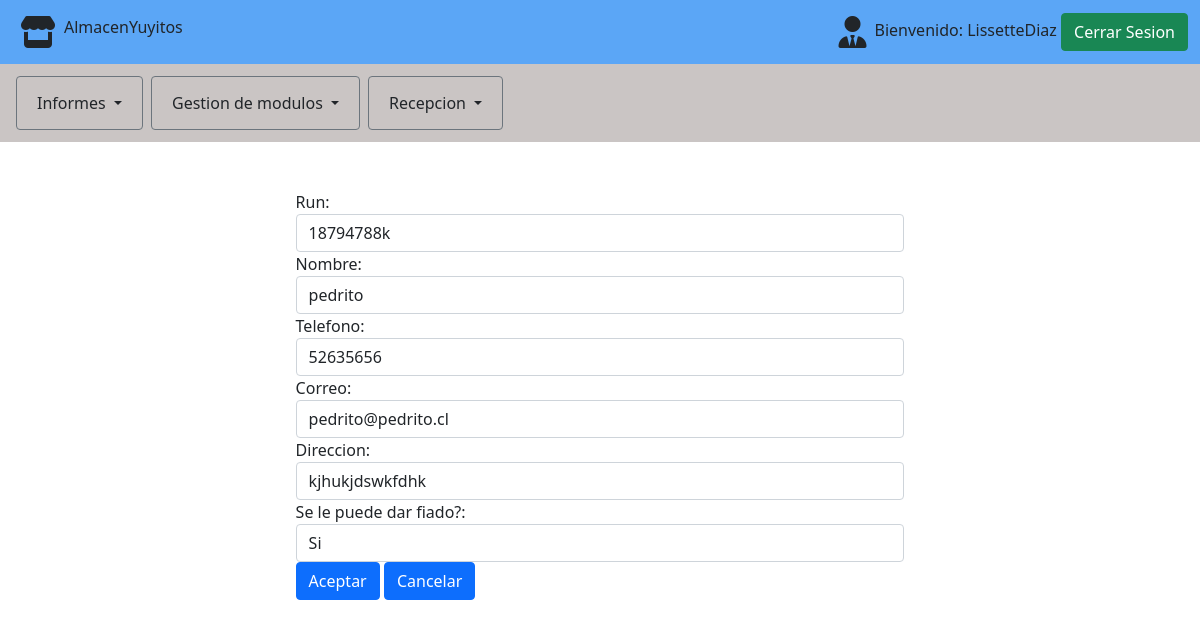
The page /clientes/editar/1 (signed in) on the database as committed earlier.
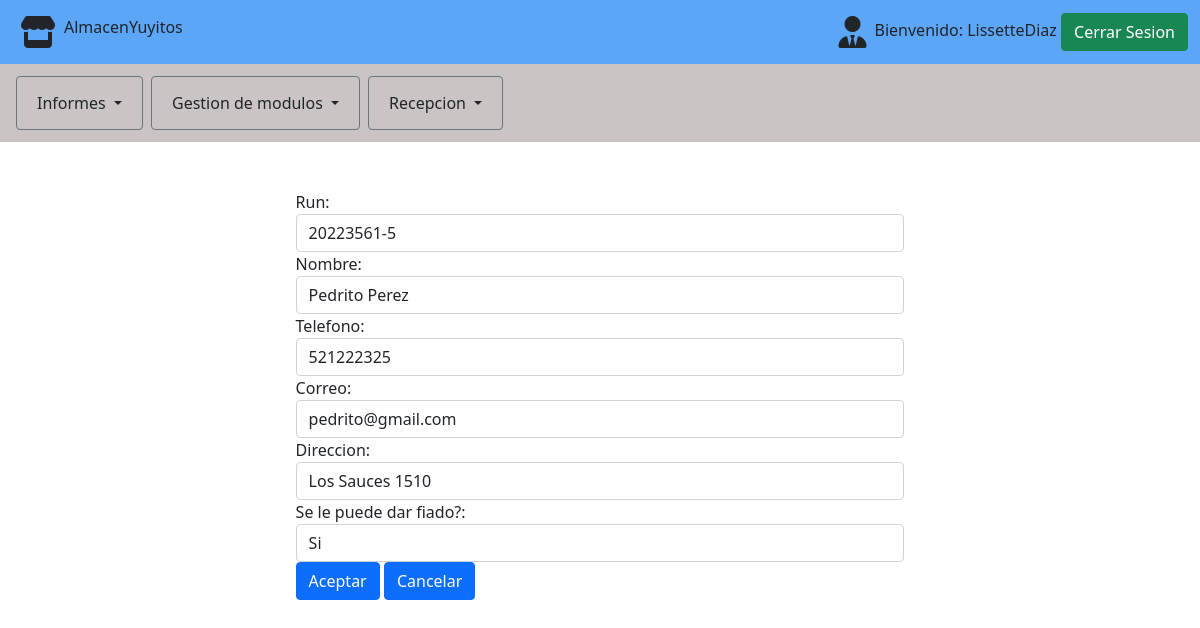
The same page on the database as committed later.
### src/models.py (models this page shows)
class CLIENTE(models.Model):
    run = models.CharField(max_length=10, default=None)
    nombre = models.CharField(max_length=100, default=None)
    telefono = models.CharField(max_length=12, default=None)
    correo = models.CharField(max_length=128, default=None)
    direccion = models.CharField(max_length=150, default=None)
    estado = models.IntegerField(default=None,choices=estado_cliente)

### src/views.py (the view, shortened to what this page needs)
# urls.py: path('clientes/editar/<int:pk>', ClienteActualizar.as_view(template_name = "clientes/actualizar.html"), name='actualizar'),
@method_decorator(login_required, name='dispatch')
class ClienteActualizar(SuccessMessageMixin, UpdateView):
    model = CLIENTE
    form = FormCliente()
    fields = "__all__"
    success_message = 'Cliente actualizado correctamente'

### src/templates/clientes/actualizar.html (shortened to what this page needs)
{% extends 'layout.html' %}
{% load widget_tweaks %}
{% block content %}
    <div class="container p-3">
        <div class="container registro pt-3" style="width:60%">
            <form method="post" action="" class="p-3">
                <div class="form-group">
                    <label for="username" class="txt_negrita">Run:</label>
                    {{ form.run|add_class:"form-control" }}
                </div>
                <div class="form-group">
                    <label for="first_name" class="txt_negrita">Nombre:</label>
                    {{ form.nombre|add_class:"form-control" }}
                </div>
                <div class="form-group">
                    <label for="last_name" class="txt_negrita">Telefono:</label>
                    {{ form.telefono|add_class:"form-control" }}
                </div>
                <div class="form-group">
                    <label for="email" class="txt_negrita">Correo:</label>
                    {{ form.correo|add_class:"form-control" }}
                </div>
                <div class="form-group">
                    <label for="password1" class="txt_negrita">Direccion:</label>
                    {{ form.direccion|add_class:"form-control" }}
                </div>
                <div class="form-group">
                    <label for="password2" class="txt_negrita">Se le puede dar fiado?:</label>
                    {{ form.estado|add_class:"form-control" }}
                </div>
                <button type="submit" id="boton_aceptar" class="btn btn-primary">Aceptar</button>
                <a href="{% url 'listarClientes' %}" type="submit" class="btn btn-primary">Cancelar</a>
            </form>
        </div>
    </div>
{% endblock %}

Rows that differ between the two databases and show on the page:
changed CLIENTE "Si": run "18794788k" → "20223561-5"; nombre "pedrito" → "Pedrito Perez"; telefono "52635656" → "521222325"; correo "pedrito@pedrito.cl" → "pedrito@gmail.com"; direccion "kjhukjdswkfdhk" → "Los Sauces 1510"
